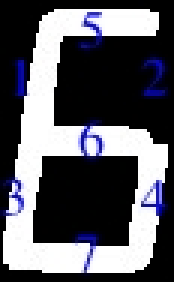
#> input picture assets/6-codes.jpg, 58 x 94 px (shown 3 times larger)
$ python -i detection.py   (imports and definitions only)
#> lines starting #> are read from the running program, lines starting #| are printed output that depends on the picture; after the words box and inside, x2 and y2 are one past the last pixel; in counts of white or black regions, pixels touching at a corner belong together
#> further down, picture is the input picture: shape (94, 58, 3); mean B, G, R 98.6, 91.6, 91.6
import cv2, numpy as np
from .frame import Frame, FrameOfDigit, FrameOfDisplay


class Detector:
    Frame = Frame

    def __init__(self, image):
        self._image = image
        self._threshold_image = self.get_threshold_image()
        self.frames = []

    @property
    def image(self):
        return self._image.copy()

    @property
    def threshold_image(self):
        return self._threshold_image.copy()

    def get_width_and_height_of_image(self):
        height, width, _ = self.image.shape
        return width, height

    def search_and_get_frames(self):
        self.search_frames()
        return self.frames

    # [8 lines left out: function search_frames, not called in this run]

    def get_threshold_image(self):
        image = cv2.cvtColor(self.image, cv2.COLOR_BGR2GRAY)
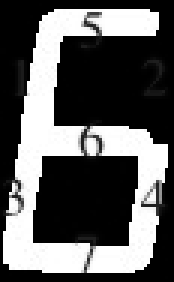
#> image: shape (94, 58) (shown 3 times larger); min 0, max 255, mean 92.4
        _, threshold_image = cv2.threshold(image, 0, 255, cv2.THRESH_OTSU)
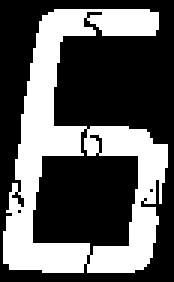
#> threshold_image: shape (94, 58) (shown 3 times larger); 36.3% white; 1 white region, box (x1, y1, x2, y2) and area: (1, 3, 56, 91) 1977
        kernel = np.ones((3, 3), np.uint8)
        threshold_image = cv2.morphologyEx(
            threshold_image, cv2.MORPH_CLOSE, kernel, iterations=5
        )
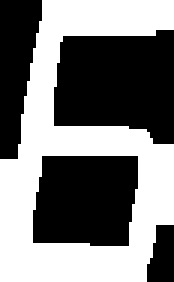
#> threshold_image: shape (94, 58) (shown 3 times larger); 47.7% white; 1 white region, box (x1, y1, x2, y2) and area: (0, 0, 58, 94) 2602
        threshold_image = cv2.morphologyEx(
            threshold_image, cv2.MORPH_OPEN, kernel, iterations=1
        )
        return threshold_image

    def get_filtered_frames(self):
        return self.frames

    def get_sorted_frames(self):
        return sorted(self.frames, key=lambda frame: frame.x)

    def get_frames_by_contours(self, contours):
        return [self.Frame(*cv2.boundingRect(contour)) for contour in contours]


class DisplayDetector(Detector):
    Frame = FrameOfDisplay

    hsv_ranges = [((0, 100, 30), (10, 255, 255)), ((175, 0, 40), (180, 255, 255))]

    def __init__(self, image, hsv_ranges=None):
        super().__init__(image)
        self.hsv_ranges = hsv_ranges or self.hsv_ranges

    # [23 lines left out: functions get_threshold_image, get_mask, get_filtered_frames, not called in this run]


class DigitDetector(Detector):
    Frame = FrameOfDigit

    # [7 lines left out: function get_increased_frames, not called in this run]

    def search_frames(self):
        super().search_frames()
        self.frames = self.get_merging_of_close_frames()

    def get_filtered_frames(self):
        _, image_height = self.get_width_and_height_of_image()
        return [frame for frame in self.frames if frame.is_frame_of_digit(image_height)]

    # [10 lines left out: function get_merging_of_close_frames, not called in this run]

>>> import cv2
>>> picture = cv2.imread('../assets/6-codes.jpg')
>>> result = Detector(picture).get_threshold_image()

$ run again, on assets/6-lines.jpg
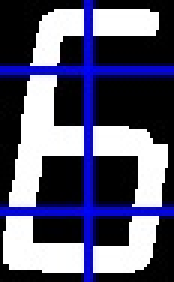
#> input picture assets/6-lines.jpg, 58 x 94 px (shown 3 times larger)
#> picture is the input picture: shape (94, 58, 3); mean B, G, R 115.7, 89.4, 89.4
#> in get_threshold_image, `image = cv2.cvtColor(self.image, cv2.COLOR_BGR2GRAY)`:
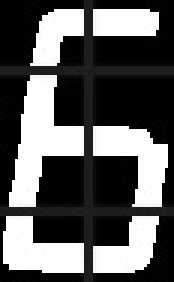
#> image: shape (94, 58) (shown 3 times larger); min 0, max 255, mean 92.4

$ run again, on assets/7-lines2.jpg
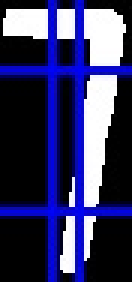
#> input picture assets/7-lines2.jpg, 44 x 94 px (shown 3 times larger)
#> picture is the input picture: shape (94, 44, 3); mean B, G, R 100.3, 55.5, 55.3
#> in get_threshold_image, `image = cv2.cvtColor(self.image, cv2.COLOR_BGR2GRAY)`:
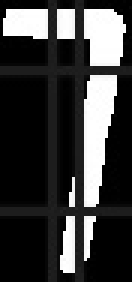
#> image: shape (94, 44) (shown 3 times larger); min 0, max 255, mean 60.5
#> in get_threshold_image, `threshold_image = cv2.morphologyEx( threshold_image, cv2.MORPH_CLOSE, ..`:
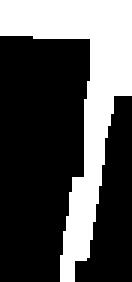
#> threshold_image: shape (94, 44) (shown 3 times larger); 32.5% white; 1 white region, box (x1, y1, x2, y2) and area: (0, 0, 44, 94) 1346
